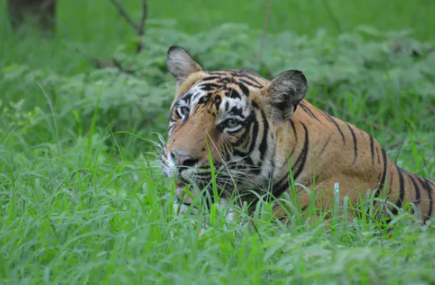
%> input picture test.png, 435 x 285 px
$ octave Segm.m   (GNU Octave 9; MATLAB toolbox functions it lacks are replaced by stand-ins)
%> lines starting %> are read from the running program, lines starting %| are printed output that depends on the picture
clear; close all;

%images = dir('C:\MAREK\MAGISTERKA\Obrazy\imgmask\*.bmp');

%for image=1:length(images)

%clearvars -except image images

I = im2double(imread('test.png'));
lambda = 0.001;

%% konwertujê RGB na Spherical Coordinate System zgodnie z artyku³em "Image Inpainting via Fluid Equation, 2006
L = rgb2lab(I);
%> L: size 285x435x3 double; mean of channels 1, 2, 3 51.7, -22.3, 20.8
R = L(:,:,1);
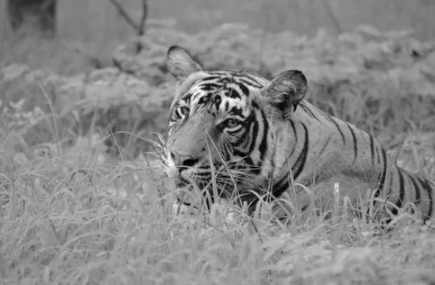
%> R: size 285x435 double; min 3.07, max 94.39, mean 51.7; drawn with min black and max white
T = L(:,:,2);
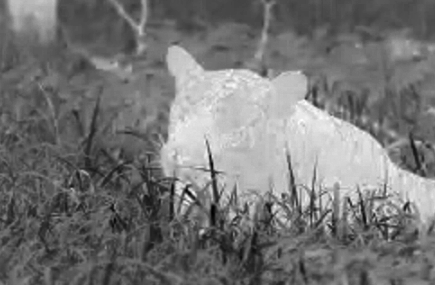
%> T: size 285x435 double; min -53.14, max 13.72, mean -22.33; drawn with min black and max white
F = L(:,:,3);
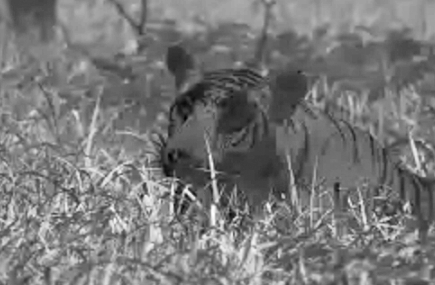
%> F: size 285x435 double; min -20.12, max 66.29, mean 20.8; drawn with min black and max white

%% dla R T i F robiê rozbicie tesktury i struktury
tic
%> (the run ends here)
